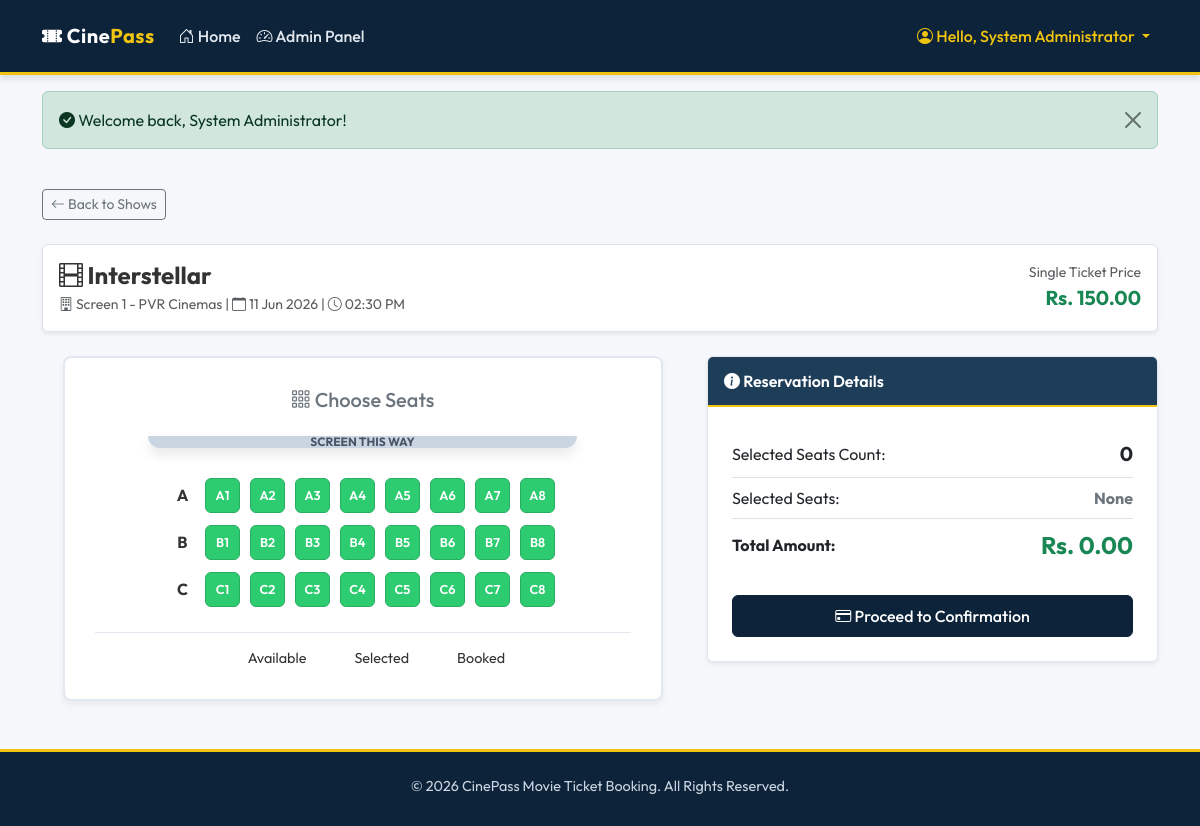
Page /book_seats.php?show_id=1 (signed in) on the committed database.
### tables this page shows
CREATE TABLE IF NOT EXISTS `shows` (
  `id` INT AUTO_INCREMENT PRIMARY KEY,
  `movie_id` INT NOT NULL,
  `theatre_name` VARCHAR(100) NOT NULL,
  `show_time` TIME NOT NULL,
  `show_date` DATE NOT NULL,
  FOREIGN KEY (`movie_id`) REFERENCES `movies` (`id`) ON DELETE CASCADE
);

CREATE TABLE IF NOT EXISTS `movies` (
  `id` INT AUTO_INCREMENT PRIMARY KEY,
  `title` VARCHAR(255) NOT NULL,
  `genre` VARCHAR(100) NOT NULL,
  `language` VARCHAR(50) NOT NULL,
  `duration` INT NOT NULL,  
  `release_date` DATE NOT NULL,
  `description` TEXT NOT NULL,
  `poster` VARCHAR(255) NOT NULL,  
  `ticket_price` DECIMAL(10,2) NOT NULL
);

### movie-ticket-booking/functions.php (called while the page is built, shortened)
<?php
function formatDate($date) {
    return date("d M Y", strtotime($date));
}
function formatTime($time) {
    return date("h:i A", strtotime($time));
}
function formatPrice($price) {
    return "Rs. " . number_format($price, 2);
}
?>

### book_seats.php (the view, shortened to what this page needs)
<?php
require_once 'includes/header.php';
$show_id = isset($_GET['show_id']) ? intval($_GET['show_id']) : 0;
$show_sql = "SELECT shows.*, movies.title as movie_title, movies.language as movie_lang, movies.ticket_price
             FROM shows
             JOIN movies ON shows.movie_id = movies.id
             WHERE shows.id = ?";
$stmt = $conn->prepare($show_sql);
$stmt->bind_param("i", $show_id);
$stmt->execute();
$show_result = $stmt->get_result();
$show = $show_result->fetch_assoc();
$booked_seats = [];
$booked_seats = array_map('trim', $booked_seats);
?>
<div class="mb-4">
    <a href="movie_details.php?id=<?php echo $show['movie_id']; ?>" class="btn btn-outline-secondary btn-sm"><i class="bi bi-arrow-left"></i> Back to Shows</a>
</div>
<div class="row">
    <div class="col-12 mb-4">
        <div class="p-3 bg-white border rounded shadow-sm d-flex justify-content-between align-items-center flex-wrap">
            <div>
                <h4 class="text-navy fw-bold mb-1"><i class="bi bi-film"></i> <?php echo htmlspecialchars($show['movie_title']); ?></h4>
                <p class="text-muted mb-0 small">
                    <i class="bi bi-building"></i> <?php echo htmlspecialchars($show['theatre_name']); ?> |
                    <i class="bi bi-calendar"></i> <?php echo formatDate($show['show_date']); ?> |
                    <i class="bi bi-clock"></i> <?php echo formatTime($show['show_time']); ?>
                </p>
            </div>
            <div class="text-end">
                <span class="d-block text-muted small">Single Ticket Price</span>
                <strong class="text-success fs-5"><?php echo formatPrice($show['ticket_price']); ?></strong>
            </div>
        </div>
    </div>
    <div class="col-lg-7 mb-4">
        <div class="seat-container">
            <h5 class="text-center text-secondary mb-4"><i class="bi bi-grid-3x3-gap"></i> Choose Seats</h5>
            <div class="screen-indicator">SCREEN THIS WAY</div>
            <?php
            $rows = ['A', 'B', 'C'];
            $cols = 8;
            foreach ($rows as $row_letter):
            ?>
                <div class="seat-row">
                    <div class="seat-label"><?php echo $row_letter; ?></div>
                    <?php
                    for ($c = 1; $c <= $cols; $c++):
                        $seat_name = $row_letter . $c;
                        $is_booked = in_array($seat_name, $booked_seats);
                    ?>
                        <div class="seat <?php echo $is_booked ? 'booked' : 'available'; ?>"
                             data-seat="<?php echo $seat_name; ?>"
                             title="<?php echo $is_booked ? 'Seat ' . $seat_name . ' (Booked)' : 'Seat ' . $seat_name . ' (Available)'; ?>">
                            <?php echo $seat_name; ?>
                        </div>
                    <?php endfor; ?>
                </div>
            <?php endforeach; ?>
            <div class="seat-legend">
                <div class="legend-item">
                    <div class="legend-color available"></div>
                    <span>Available</span>
                </div>
                <div class="legend-item">
                    <div class="legend-color selected"></div>
                    <span>Selected</span>
                </div>
                <div class="legend-item">
                    <div class="legend-color booked"></div>
                    <span>Booked</span>
                </div>
            </div>
        </div>
    </div>
    <div class="col-lg-5 mb-4">
        <div class="card card-portal shadow-sm">
            <div class="card-header-portal">
                <i class="bi bi-info-circle-fill"></i> Reservation Details
            </div>
            <div class="card-body p-4">
                <ul class="list-group list-group-flush mb-4">
                    <li class="list-group-item d-flex justify-content-between align-items-center px-0">
                        <span>Selected Seats Count:</span>
                        <strong id="selected-seats-count" class="text-navy fs-5">0</strong>
                    </li>
                    <li class="list-group-item d-flex justify-content-between align-items-center px-0">
                        <span>Selected Seats:</span>
                        <strong id="selected-seats-list" class="text-secondary fs-6">None</strong>
                    </li>
                    <li class="list-group-item d-flex justify-content-between align-items-center px-0">
                        <span class="fw-bold">Total Amount:</span>
                        <span class="text-success fw-bold fs-4">Rs. <span id="total-amount">0.00</span></span>
                    </li>
                </ul>
                <form action="booking_confirmation.php" method="POST" onsubmit="return validateBookingForm();">
                    <div class="d-grid">
                        <button type="submit" class="btn btn-navy py-2"><i class="bi bi-credit-card"></i> Proceed to Confirmation</button>
                    </div>
                </form>
            </div>
        </div>
    </div>
</div>
<?php
require_once 'includes/footer.php';
?>

### movie-ticket-booking/css/style.css (style rules this page uses)
:root { --primary-navy: #0d233a; --secondary-steel: #1e3d59; --accent-blue: #17b978; --light-bg: #f5f7fa; --text-dark: #333333; --text-muted: #666666; --border-color: #e2e8f0; }
body { font-family: 'Outfit', sans-serif; background-color: var(--light-bg); color: var(--text-dark); display: flex; flex-direction: column; min-height: 100vh; }
.card-portal { background: #ffffff; border: 1px solid var(--border-color); border-radius: 6px; box-shadow: 0 2px 4px rgba(0, 0, 0, 0.05); transition: transform 0.2s ease, box-shadow 0.2s ease; }
.card-portal .card-header-portal { background-color: var(--secondary-steel); color: #ffffff; font-weight: 600; border-bottom: 2px solid #f1c40f; border-top-left-radius: 5px; border-top-right-radius: 5px; padding: 12px 16px; }
.btn-navy { background-color: var(--primary-navy); color: #ffffff; border: 1px solid var(--primary-navy); font-weight: 500; transition: background-color 0.2s; }
.seat-container { background-color: #ffffff; border: 2px solid var(--border-color); border-radius: 8px; padding: 30px; max-width: 600px; margin: 0 auto; box-shadow: 0 4px 6px rgba(0, 0, 0, 0.05); }
.screen-indicator { width: 80%; height: 12px; background: #cbd5e1; margin: 0 auto 30px auto; border-radius: 0 0 20px 20px; box-shadow: 0 6px 12px rgba(0, 0, 0, 0.1); text-align: center; font-size: 0.75rem; color: #475569; line-height: 12px; font-weight: bold; }
.seat-row { display: flex; justify-content: center; gap: 10px; margin-bottom: 12px; }
.seat-label { width: 25px; font-weight: bold; display: flex; align-items: center; justify-content: center; }
.seat { width: 35px; height: 35px; border-radius: 6px; font-size: 0.8rem; font-weight: 600; display: flex; align-items: center; justify-content: center; cursor: pointer; user-select: none; transition: background-color 0.2s, transform 0.1s; border: 1px solid #cbd5e1; }
.seat.available { background-color: #2ecc71; color: #ffffff; border-color: #27ae60; }
.seat-legend { display: flex; justify-content: center; gap: 20px; margin-top: 25px; padding-top: 15px; border-top: 1px solid var(--border-color); }
.legend-item { display: flex; align-items: center; gap: 8px; font-size: 0.9rem; }
.legend-color { width: 20px; height: 20px; border-radius: 4px; }

### rows in the picture
shows: movie.title "Interstellar", theatre_name "Screen 1 - PVR Cinemas", show_date "11 Jun 2026", show_time "02:30 PM", movie.ticket_price "Rs. 150.00"

### other values in the picture
$_SESSION['user_name'] "System Administrator"
$_SESSION['success_message'] "Welcome back, System Administrator!"
$row_letter "A"
$seat_name "A1"
$seat_name "A2"
$seat_name "A3"
$seat_name "A4"
$seat_name "A5"
$seat_name "A6"
$seat_name "A7"
$seat_name "A8"
$row_letter "B"
$seat_name "B1"
$seat_name "B2"
$seat_name "B3"
